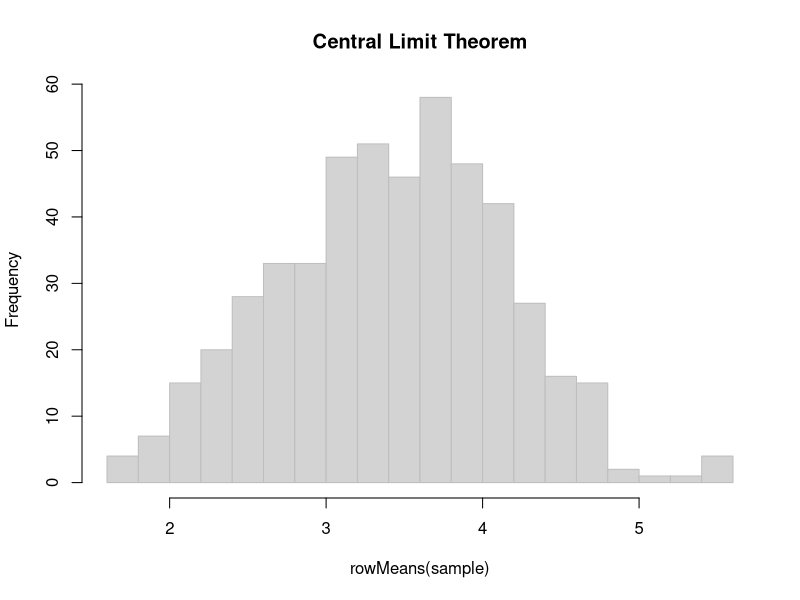
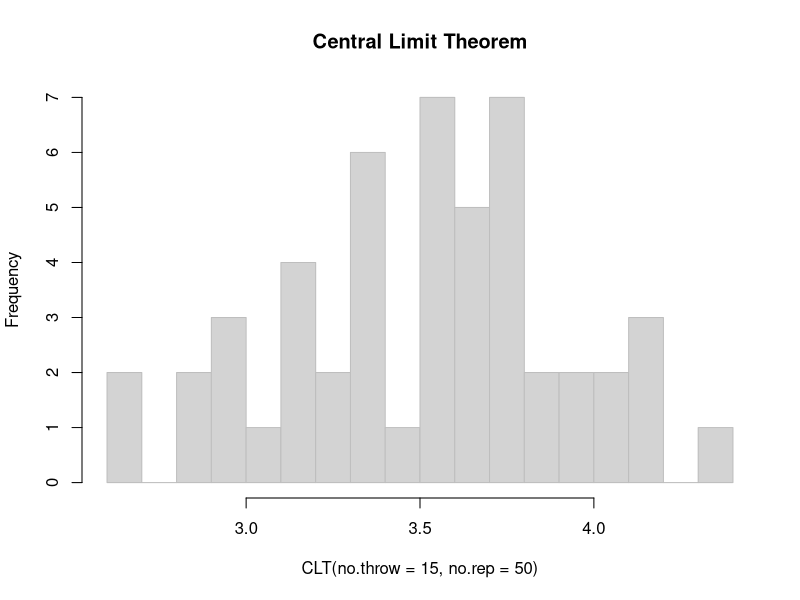

The R script that drew these images, in order:
#http://using.tistory.com/63

sample <- matrix(sample(c(1,2,3,4,5,6), 5 * 500, replace = T), ncol = 5, byrow = T)
hist(rowMeans(sample), 
     nclass = 20, col = "light grey", 
     border = "grey", main = "Central Limit Theorem")

head(sample)
tail(sample)
rowMeans(sample)

apply(sample, 1, mean)

head(rowMeans(sample))


CLT <- function(no.throw = 5, no.rep = 500) {
  exp.res <- matrix(sample(1:6, no.throw * no.rep, replace = T), ncol = no.throw, byrow = T)
  
  # return(apply(exp.res, 1, mean))
  return(rowMeans(exp.res))
}

hist(CLT(no.throw = 15, no.rep = 50), 
     nclass = 20, col = "light grey", 
     border = "grey", main = "Central Limit Theorem")
